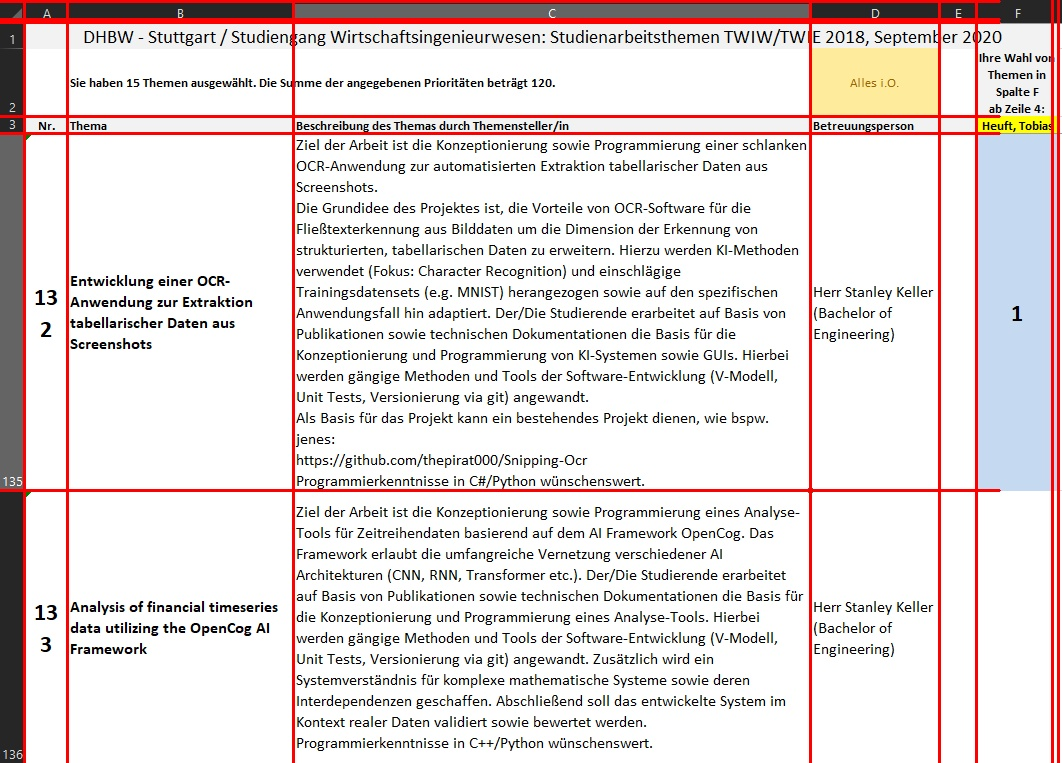
#> input picture houghlines.jpg, 1062 x 763 px
$ python -i tableOCR.py   (imports and definitions only)
#> lines starting #> are read from the running program, lines starting #| are printed output that depends on the picture; after the words box and inside, x2 and y2 are one past the last pixel; in counts of white or black regions, pixels touching at a corner belong together
import cv2
import multiprocessing as mp
import numpy as np
import pandas as pd
import pytesseract
import re
import time
pytesseract.pytesseract.tesseract_cmd = r'C:\Program Files\Tesseract-OCR\tesseract'


# [5 lines left out: function show_wait_destroy, not called in this run]


def hough_transform(img):
    """
        -Hough Transformation-

        Hough Transformation Lines
        https://opencv-python-tutroals.readthedocs.io/en/latest/py_tutorials/py_imgproc/py_houghlines/py_houghlines.html

        Probabilistic is not used because of worse results
    """
    # shape of Image
    try:
        height, width, color = img.shape
    except ValueError:
        height, width = img.shape

    # empty Image
    whiteImage = 255 * np.ones(shape=[height, width, 3], dtype=np.uint8)

    # actual hugh translation
    lines = cv2.HoughLines(img, 1, np.pi / 180, 100)

    # Calculate and paint the found lines
    for line in lines:
        for rho, theta in line:
            a = np.cos(theta)
            b = np.sin(theta)
            x0 = a * rho
            y0 = b * rho
            x1 = int(x0 + 1000 * (-b))
            y1 = int(y0 + 1000 * a)
            x2 = int(x0 - 1000 * (-b))
            y2 = int(y0 - 1000 * a)

            # filter for vertical and horizontal lines
            if x2 - x1 == 0 or abs(y2 - y1) < 2:
                cv2.line(whiteImage, (x1, y1), (x2, y2), (0, 0, 0), 2)

    # Draw lines at the border for better contour detection later
    cv2.line(whiteImage, (0, 0),           (width, 0),     (0, 0, 0), 1)       # top
    cv2.line(whiteImage, (width, height),  (0, height),    (0, 0, 0), 1)       # bottom
    cv2.line(whiteImage, (0, 0),           (0, height),    (0, 0, 0), 1)       # left
    cv2.line(whiteImage, (width, height),  (width, 0),     (0, 0, 0), 1)       # right

    return whiteImage


# [11 lines left out: function tesseract_ocr, not called in this run]


def tesseract_ocr_mp(idx, img):
    """
        -PyTesseract OCR for Multiprocessing-

        image_to_string => String of text
        image_to_boxes => position of chars
        image_to_data => level, page_num, block_num, par_num, line_num, word_num, left, top, width, height, conf, text
        image_to_osd => Some Data about the Image

        Use the PyTesseract OCR Engine to get a String of Chars contained in a given Image
        Remove unwanted String chars
    """
    # res = pytesseract.image_to_string(img, config="--psm 6 -c tessedit_char_whitelist=0123456789,.-$%€")
    res = pytesseract.image_to_string(img, config="--psm 6")
    # filter some nasty text stuff out
    res = re.sub(r'[\x00-\x08\x0b\x0c\x0e-\x1f\x7f-\xff]', '', res)

    # remove tabstops and newLine at beginning/end of res,
    res = res.rstrip()
    res = res.lstrip()
    res = res.replace('\t', '')

    return [idx, res]


def table_to_ocr(input_path, img=None, debug=False):

    """
        -Init-

        Initialize some images that will be needed for processing
        And Check some Variables

        origImg -> will be the Original Image as Reference
        paintedImg -> will be a visual representation of the process (used for Debugging)
        src -> will be the source Processed Image on which all processes will be based on

    """
#> called with input_path = 'houghlines.jpg', debug = False
    if img is None:
        origImg = cv2.imread(input_path)
#> origImg is the input picture: shape (763, 1062, 3); mean B, G, R 218.8, 219.7, 229
        paintedImg = cv2.imread(input_path)
        src = cv2.imread(input_path, cv2.IMREAD_COLOR)

        # check for correct path
        if src is None:
            print('Error opening image: ' + input_path)
            return -1
    else:
        origImg = np.array(img)
        paintedImg = np.array(img)
        src = cv2.cvtColor(np.array(img), cv2.COLOR_RGB2BGR)

    # check if img is already grey
    try:
        gray = cv2.cvtColor(src, cv2.COLOR_BGR2GRAY)
    except ValueError:
        gray = src

    """
        -Isolate Lines from Image-

        Find Horizontal and Vertical structures in the Image
        The Strictures will be Isolated from the text to identify Rows and Columns

    """

    # Apply adaptiveThreshold at the bitwise_not of gray
    gray = cv2.bitwise_not(gray)
    bw = cv2.adaptiveThreshold(gray, 255, cv2.ADAPTIVE_THRESH_MEAN_C, cv2.THRESH_BINARY, 15, -2)
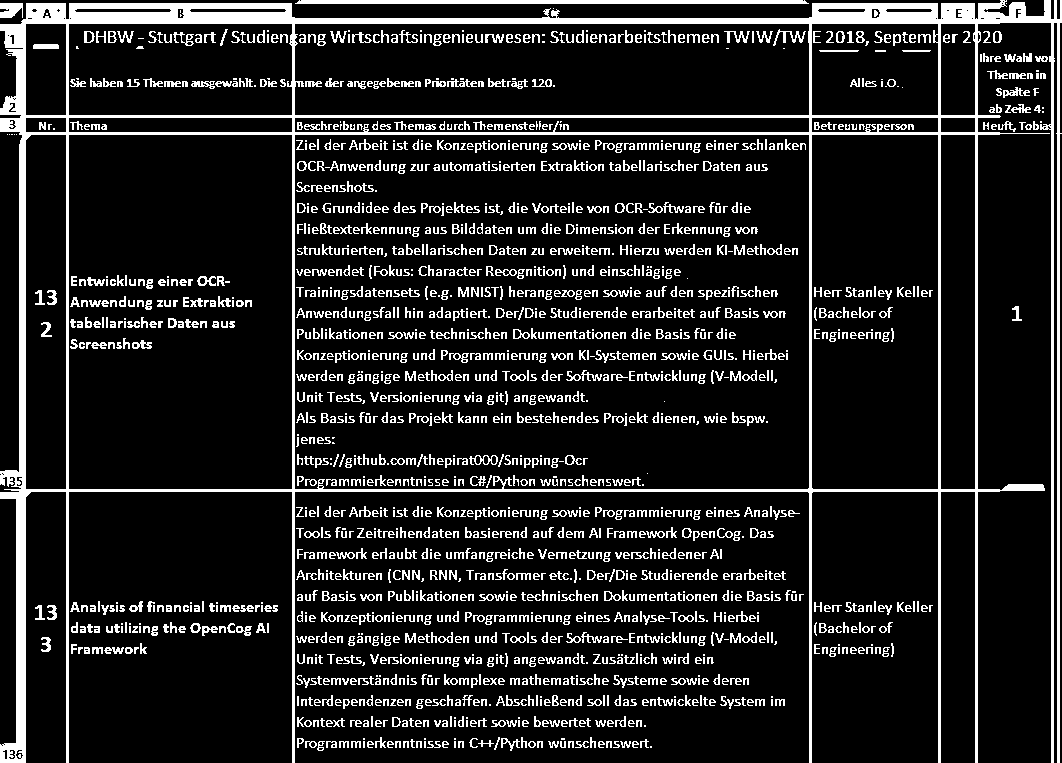
#> bw: shape (763, 1062); 13.4% white; 2053 white regions (453 under 20 px), largest, box (x1, y1, x2, y2) and area: (0, 0, 1062, 763) 45010, (295, 0, 809, 4) 2036, (0, 3, 23, 18) 271

    # Create the images that will extract the horizontal and vertical lines
    horizontal = np.copy(bw)
    vertical = np.copy(bw)

    # Specify size on horizontal axis
    cols = horizontal.shape[1]
    horizontalSize = cols // 50
    # Create structure element for extracting horizontal lines through morphology operations
    horizontalStructure = cv2.getStructuringElement(cv2.MORPH_RECT, (horizontalSize, 1))
    # Apply morphology operations
    horizontal = cv2.erode(horizontal, horizontalStructure)
#> horizontal: shape (763, 1062); 2.6% white; 29 white regions (6 under 20 px), largest, box (x1, y1, x2, y2) and area: (31, 12, 1062, 24) 7550, (14, 484, 1035, 492) 3067, (29, 132, 1040, 135) 2932
    horizontal = cv2.dilate(horizontal, horizontalStructure)
#> horizontal: shape (763, 1062); 3% white; 23 white regions (1 under 20 px), largest, box (x1, y1, x2, y2) and area: (0, 12, 1062, 35) 8652, (0, 484, 1045, 499) 3444, (0, 112, 1001, 120) 3070

    # Specify size on vertical axis
    rows = vertical.shape[0]
    verticalSize = rows // 30
    # Create structure element for extracting vertical lines through morphology operations
    verticalStructure = cv2.getStructuringElement(cv2.MORPH_RECT, (1, verticalSize))
    # Apply morphology operations
    vertical = cv2.erode(vertical, verticalStructure)
#> vertical: shape (763, 1062); 2.6% white; 14 white regions (3 under 20 px), largest, box (x1, y1, x2, y2) and area: (16, 31, 26, 763) 5504, (292, 29, 295, 763) 2202, (809, 29, 812, 763) 2202
    vertical = cv2.dilate(vertical, verticalStructure)
#> vertical: shape (763, 1062); 2.7% white; 9 white regions, largest, box (x1, y1, x2, y2) and area: (15, 19, 26, 763) 5992, (1045, 0, 1062, 763) 4717, (292, 17, 295, 763) 2238

    # [6 lines of commented-out code are left out]

    rows, cols = horizontal.shape

    # go trough every line and determine if white is below 25% -> kick line out
    horizontal_mean = (horizontal.sum(axis=1)/255/rows)    # sums every Row and calcs mean
#> horizontal_mean = 763 values, max 1.36 at index 21, min 0 at index 9, mean 0.0413
    for i in range(len(horizontal_mean)):
        if horizontal_mean[i] <= 0.25:
            horizontal[i] = 0
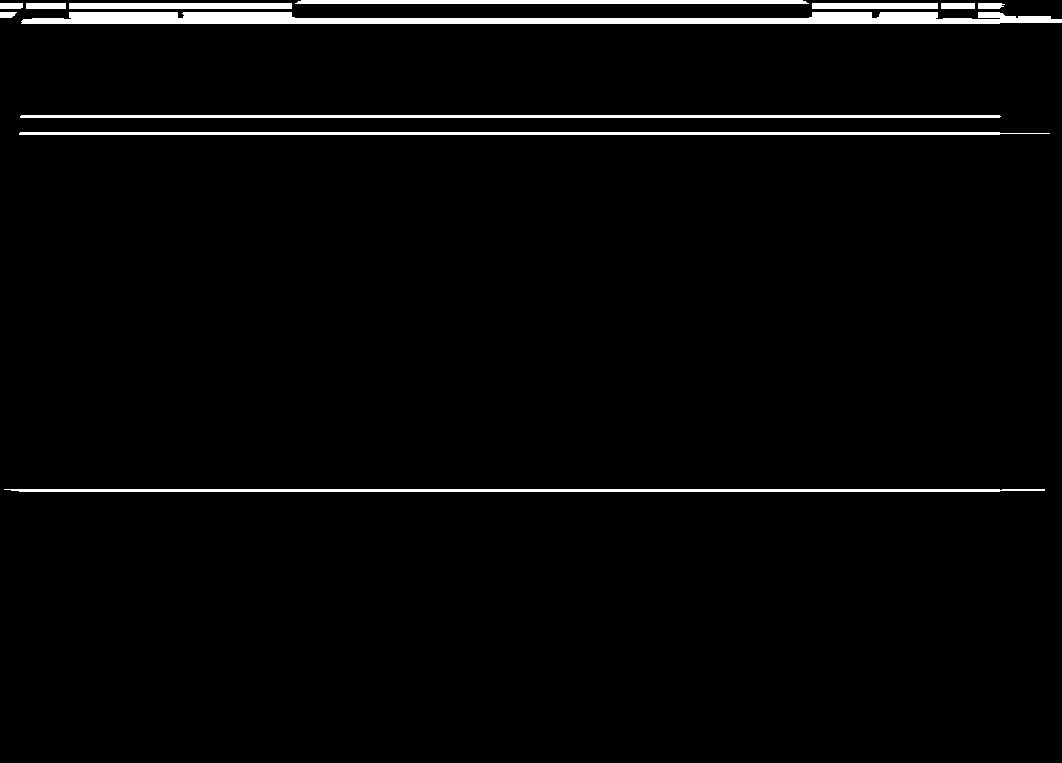
#> horizontal: shape (763, 1062); 2.8% white; 12 white regions, largest, box (x1, y1, x2, y2) and area: (21, 12, 1062, 24) 8386, (4, 489, 1045, 492) 3054, (19, 132, 1050, 135) 2992

    vertical = np.swapaxes(vertical, 0, 1)
#> vertical: shape (1062, 763); 2.7% white; 9 white regions, largest, box (x1, y1, x2, y2) and area: (19, 15, 763, 26) 5992, (0, 1045, 763, 1062) 4717, (17, 292, 763, 295) 2238
    rows, cols = vertical.shape
    vertical_mean = (vertical.sum(axis=1)/255/cols)    # sums every Col and calcs mean
#> vertical_mean = 1062 values, max 0.978 at index 292, min 0 at index 3, mean 0.0271
    for i in range(len(vertical_mean)):
        if vertical_mean[i] <= 0.25:
            vertical[i] = 0
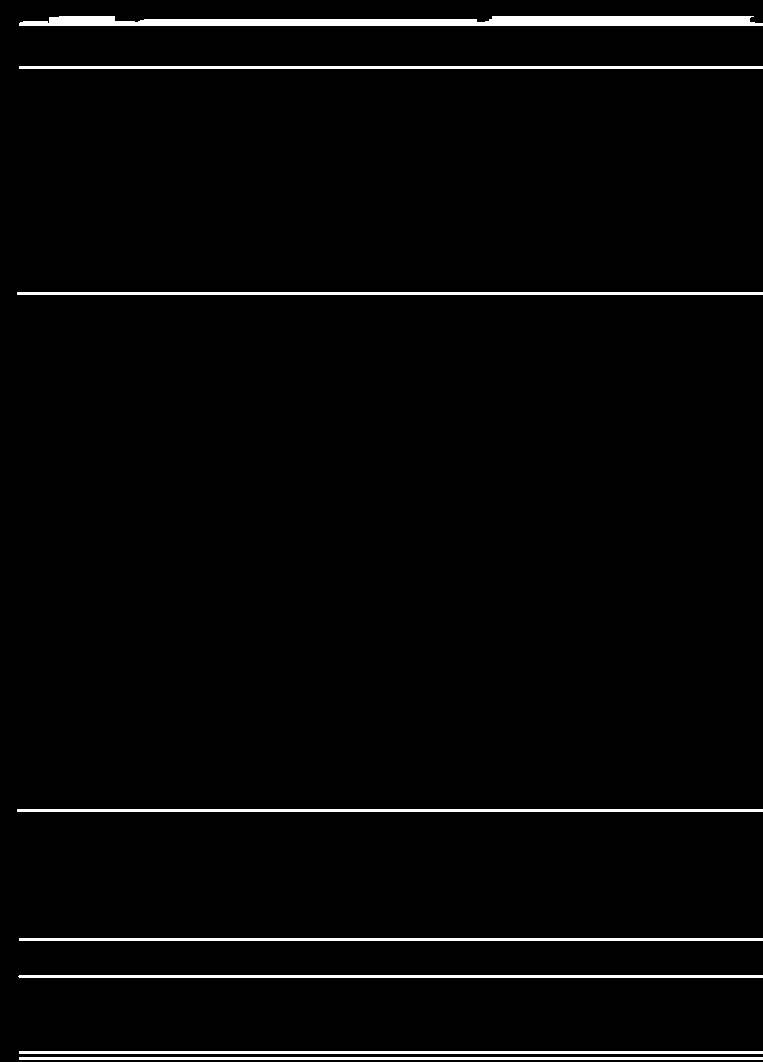
#> vertical: shape (1062, 763); 2.7% white; 8 white regions, largest, box (x1, y1, x2, y2) and area: (19, 16, 763, 26) 5972, (17, 292, 763, 295) 2238, (17, 809, 763, 812) 2238
    vertical = np.swapaxes(vertical, 0, 1)
#> vertical: shape (763, 1062); 2.7% white; 8 white regions, largest, box (x1, y1, x2, y2) and area: (16, 19, 26, 763) 5972, (292, 17, 295, 763) 2238, (809, 17, 812, 763) 2238


    """
        -Enhance Lines-

        Enhance the found lines to draw a Table like Structure
        Hough Transformation is used

        When Adding the Images use the invert of the Image

    """
    # transform horizontal lines 2 times with flipped image for accuracy

    horizontal1 = hough_transform(horizontal)
#> in hough_transform, `lines = cv2.HoughLines(img, 1, np.pi / 180, 100)`: lines = 149 rows, first 8: [21, 1.57], [489, 1.57], [133, 1.57], [3, 1.57], [116, 1.57], [12, 1.59], [31, 1.55], [9, 1.55]
#> the loop in hough_transform, `for line in lines:` made 149 passes
    # flip and second go
    horizontal2 = cv2.rotate(horizontal, cv2.ROTATE_180)
#> horizontal2: shape (763, 1062); 2.8% white; 12 white regions, largest, box (x1, y1, x2, y2) and area: (0, 739, 1041, 751) 8386, (17, 271, 1058, 274) 3054, (12, 628, 1043, 631) 2992
    horizontal2 = hough_transform(horizontal2)
#> in hough_transform (call 2), `lines = cv2.HoughLines(img, 1, np.pi / 180, 100)`: lines = 153 rows, first 8: [741, 1.57], [273, 1.57], [629, 1.57], [759, 1.57], [646, 1.57], [731, 1.59], [772, 1.55], [749, 1.55]
#> the loop in hough_transform (call 2), `for line in lines:` made 153 passes
    horizontal2 = cv2.rotate(horizontal2, cv2.ROTATE_180)
#> horizontal2: shape (763, 1062, 3); 97.6% white; 1 black region, box (x1, y1, x2, y2) and area: (0, 0, 1062, 763) 19812
    # add both and invert
    horizontal = 255 - (255-horizontal1 + (255-horizontal2))
#> horizontal: shape (763, 1062, 3)

    # transform vertical lines
    vertical1 = hough_transform(vertical)
#> in hough_transform (call 3), `lines = cv2.HoughLines(img, 1, np.pi / 180, 100)`: lines = 76 rows, first 8: [292, 0], [809, 0], [976, 0], [23, 0], [66, 0], [938, 0], [1051, 0], [1057, 0]
    # flip and second go
    vertical2 = cv2.rotate(vertical, cv2.ROTATE_180)
#> vertical2: shape (763, 1062); 2.7% white; 8 white regions, largest, box (x1, y1, x2, y2) and area: (1036, 0, 1046, 744) 5972, (250, 0, 253, 746) 2238, (767, 0, 770, 746) 2238
    vertical2 = hough_transform(vertical2)
#> in hough_transform (call 4), `lines = cv2.HoughLines(img, 1, np.pi / 180, 100)`: lines = 68 rows, first 8: [250, 0], [767, 0], [85, 0], [2, 0], [8, 0], [121, 0], [993, 0], [1036, 0]
    vertical2 = cv2.rotate(vertical2, cv2.ROTATE_180)
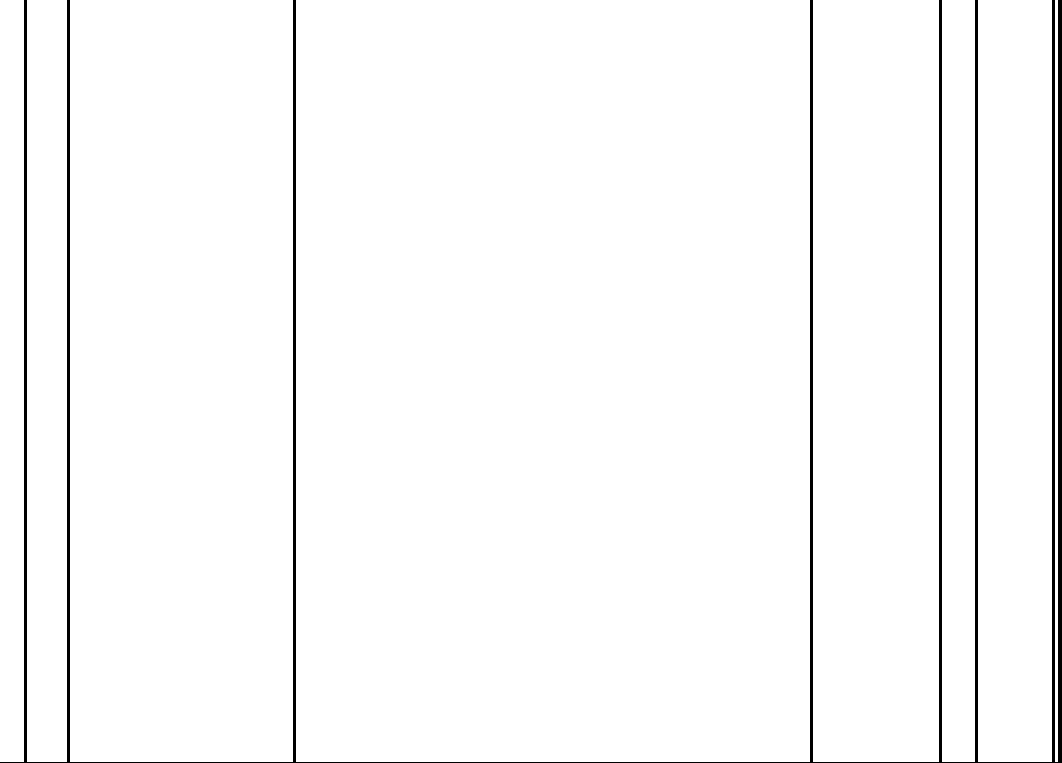
#> vertical2: shape (763, 1062, 3); 97.5% white; 1 black region, box (x1, y1, x2, y2) and area: (0, 0, 1062, 763) 20112
    # add both and invert
    vertical = 255 - (255-vertical1 + (255-vertical2))
#> vertical: shape (763, 1062, 3)

    # add vert and horiz lines as inverses
    lineImg = 255 - (255 - horizontal + (255 - vertical))
#> (the rest of the program and of its run is left out)
